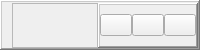
     <widget class="QFrame" name="main_header">
      <property name="enabled">
       <bool>true</bool>
      </property>
      <property name="minimumSize">
       <size>
        <width>0</width>
        <height>30</height>
       </size>
      </property>
      <property name="maximumSize">
       <size>
        <width>16777215</width>
        <height>50</height>
       </size>
      </property>
      <property name="styleSheet">
       <string notr="true"/>
      </property>
      <property name="frameShape">
       <enum>QFrame::WinPanel</enum>
      </property>
      <property name="frameShadow">
       <enum>QFrame::Raised</enum>
      </property>
      <layout class="QHBoxLayout" name="horizontalLayout_2">
       <property name="spacing">
        <number>0</number>
       </property>
       <property name="leftMargin">
        <number>10</number>
       </property>
       <property name="topMargin">
        <number>1</number>
       </property>
       <property name="rightMargin">
        <number>0</number>
       </property>
       <property name="bottomMargin">
        <number>0</number>
       </property>
       <item>
        <widget class="QFrame" name="title_bar_container">
         <property name="maximumSize">
          <size>
           <width>16777215</width>
           <height>50</height>
          </size>
         </property>
         <property name="styleSheet">
          <string notr="true"/>
         </property>
         <property name="frameShape">
          <enum>QFrame::StyledPanel</enum>
         </property>
         <property name="frameShadow">
          <enum>QFrame::Raised</enum>
         </property>
         <widget class="QLabel" name="mentalab_logo">
          <property name="geometry">
           <rect>
            <x>0</x>
            <y>3</y>
            <width>121</width>
            <height>21</height>
           </rect>
          </property>
          <property name="maximumSize">
           <size>
            <width>16777215</width>
            <height>50</height>
           </size>
          </property>
          <property name="text">
           <string/>
          </property>
          <property name="pixmap">
           <pixmap resource="app_resources.qrc">:/image/images/MentalabLogo_full.png</pixmap>
          </property>
          <property name="scaledContents">
           <bool>true</bool>
          </property>
          <property name="wordWrap">
           <bool>true</bool>
          </property>
          <property name="openExternalLinks">
           <bool>false</bool>
          </property>
         </widget>
        </widget>
       </item>
       <item>
        <widget class="QFrame" name="top_right_btns">
         <property name="maximumSize">
          <size>
           <width>100</width>
           <height>16777215</height>
          </size>
         </property>
         <property name="styleSheet">
          <string notr="true"/>
         </property>
         <property name="frameShape">
          <enum>QFrame::WinPanel</enum>
         </property>
         <property name="frameShadow">
          <enum>QFrame::Raised</enum>
         </property>
         <layout class="QHBoxLayout" name="horizontalLayout_3">
          <property name="spacing">
           <number>0</number>
          </property>
          <property name="leftMargin">
           <number>0</number>
          </property>
          <property name="topMargin">
           <number>0</number>
          </property>
          <property name="rightMargin">
           <number>0</number>
          </property>
          <property name="bottomMargin">
           <number>0</number>
          </property>
          <item>
           <widget class="QPushButton" name="btn_minimize">
            <property name="cursor">
             <cursorShape>PointingHandCursor</cursorShape>
            </property>
            <property name="styleSheet">
             <string notr="true"/>
            </property>
            <property name="text">
             <string/>
            </property>
            <property name="icon">
             <iconset resource="app_resources.qrc">
              <normaloff>:/icons/icons/cil-window-minimize.png</normaloff>:/icons/icons/cil-window-minimize.png</iconset>
            </property>
            <property name="iconSize">
             <size>
              <width>16</width>
              <height>16</height>
             </size>
            </property>
           </widget>
          </item>
          <item>
           <widget class="QPushButton" name="btn_restore">
            <property name="cursor">
             <cursorShape>PointingHandCursor</cursorShape>
            </property>
            <property name="styleSheet">
             <string notr="true"/>
            </property>
            <property name="text">
             <string/>
            </property>
            <property name="icon">
             <iconset resource="app_resources.qrc">
              <normaloff>:/icons/icons/cil-window-maximize.png</normaloff>:/icons/icons/cil-window-maximize.png</iconset>
            </property>
            <property name="iconSize">
             <size>
              <width>16</width>
              <height>16</height>
             </size>
            </property>
           </widget>
          </item>
          <item>
           <widget class="QPushButton" name="btn_close">
            <property name="cursor">
             <cursorShape>PointingHandCursor</cursorShape>
            </property>
            <property name="styleSheet">
             <string notr="true"/>
            </property>
            <property name="text">
             <string/>
            </property>
            <property name="icon">
             <iconset resource="app_resources.qrc">
              <normaloff>:/icons/icons/cil-x.png</normaloff>:/icons/icons/cil-x.png</iconset>
            </property>
            <property name="iconSize">
             <size>
              <width>16</width>
              <height>16</height>
             </size>
            </property>
           </widget>
          </item>
         </layout>
        </widget>
       </item>
      </layout>
     </widget>
